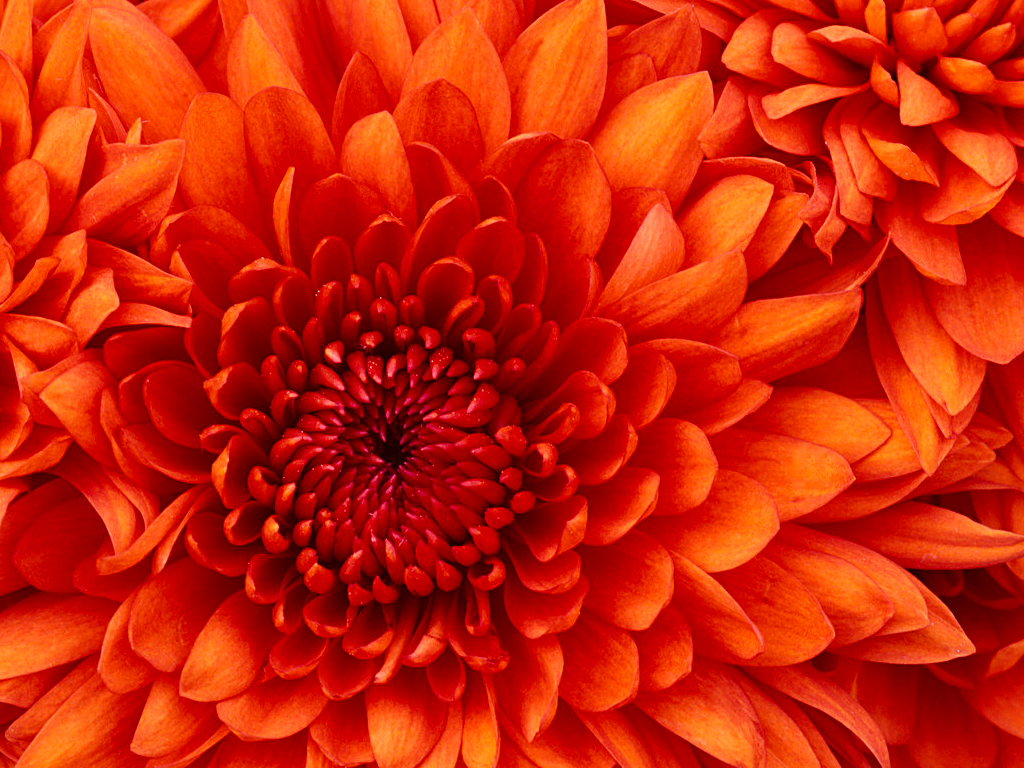
#> input picture opencv_basics/rose.jpg, 1024 x 768 px
$ python Ex_3.py
#> lines starting #> are read from the running program, lines starting #| are printed output that depends on the picture
import numpy as np
import cv2
from matplotlib import pyplot as plt

img = cv2.imread('rose.jpg',0)
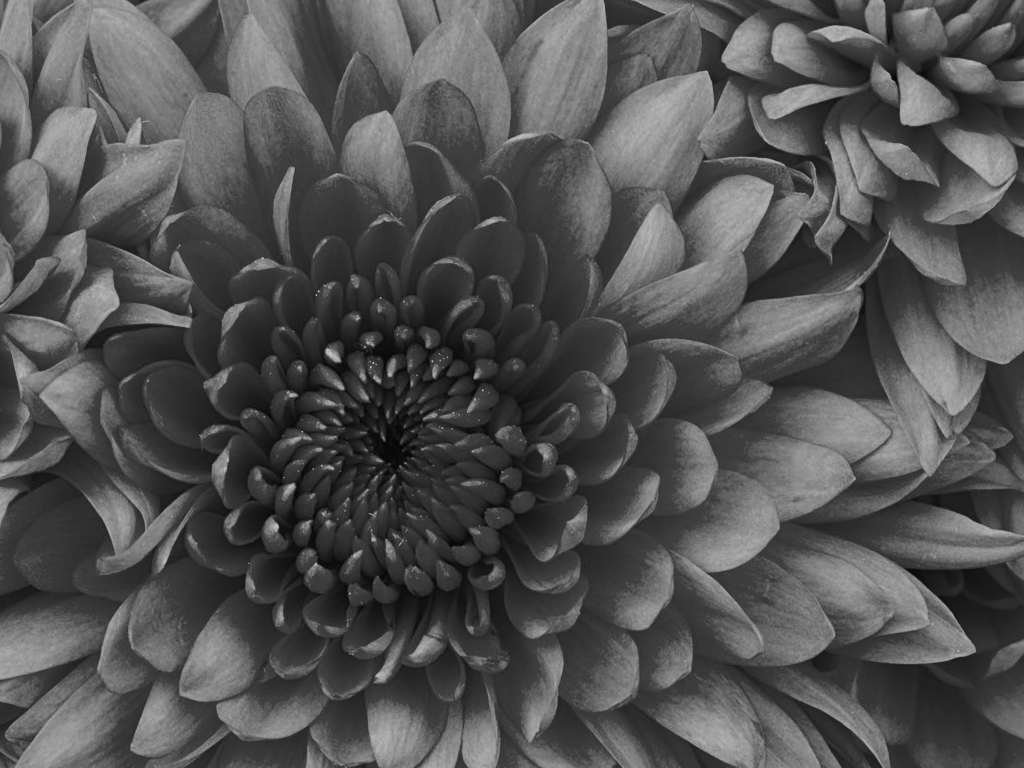
#> img: shape (768, 1024); min 3, max 222, mean 82.5
hist = cv2.calcHist([img],[0],None,[256],[0,255])
#> hist = 256 values, max 16520 at index 61, min 0 at index 0, mean 3072

fig, axs = plt.subplots(2,2)
axs[0,0].imshow(img,cmap='gray')
axs[0,0].set_title('Original Image')

axs[0,1].plot(hist)
axs[0,1].set_title('Histogram of Original Image')
plt.show()
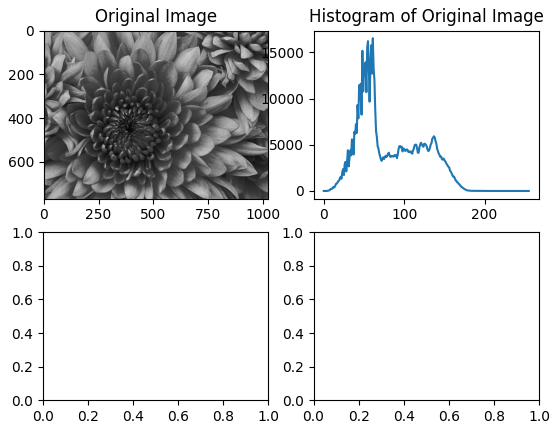
#> figure drawn by matplotlib, 2 panels; panel 2: curve peaks at x = 61, y = 16520
